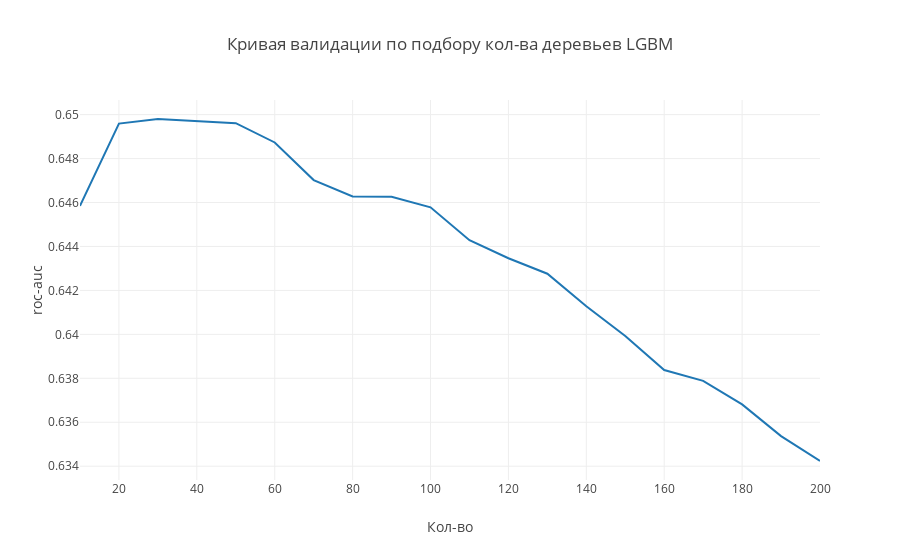

The code cell stored with this chart in its notebook:
### Code cell
trace1 = go.Scatter(
    x=[i for i in range(10,201,10)],
    y=scores_lgbm
)
data = [trace1]
layout = go.Layout(title = 'Кривая валидации по подбору кол-ва деревьев LGBM',
          yaxis={'title':'roc-auc'}, xaxis={'title':'Кол-во'})

fig = go.Figure(data=data, layout=layout)
iplot(fig, show_link=False)

### Figure 1 — Plotly figure (JSON) as saved in the notebook; plotly's stock layout.template omitted (floating-point values rounded to 4 significant figures)
{"data": [{"type": "scatter", "uid": "5ead1145-9c09-40ee-83d9-ce62d456f0a8", "x": [10, 20, 30, 40, 50, 60, 70, 80, 90, 100, 110, 120, 130, 140, 150, 160, 170, 180, 190, 200], "y": [0.6458, 0.6496, 0.6498, 0.6497, 0.6496, 0.6487, 0.647, 0.6463, 0.6463, 0.6458, 0.6443, 0.6435, 0.6428, 0.6413, 0.6399, 0.6384, 0.6379, 0.6368, 0.6354, 0.6342]}], "layout": {"title": {"text": "Кривая валидации по подбору кол-ва деревьев LGBM"}, "xaxis": {"title": {"text": "Кол-во"}}, "yaxis": {"title": {"text": "roc-auc"}}}}
